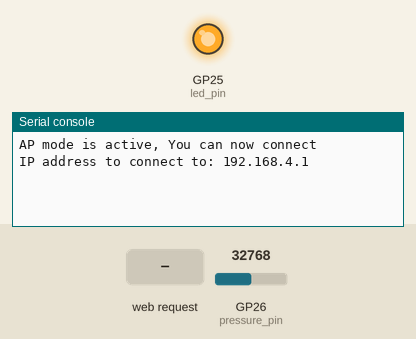
Recording of a program running on a simulated Raspberry Pi Pico running MicroPython. Shown: output pins drawn as LEDs (lit = HIGH), the last lines printed to the serial console. Inputs (shaded band) come from the test bench; at power-on: GP26 (pressure_pin) = 32768 (analog values on the 0–65535 scale). The board's own WiFi access point starts at once.

Above: at 1.2 s.
1.3 s: HTTP request GET /sensors? received
At 1.8 s:
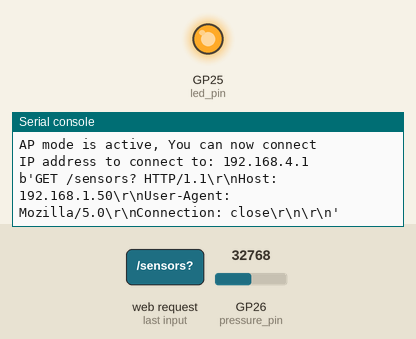
2.8 s: HTTP request GET /close received
At 4.0 s:
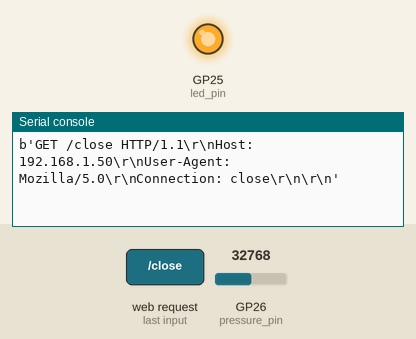
4.3 s: HTTP request GET / received
At 5.3 s:
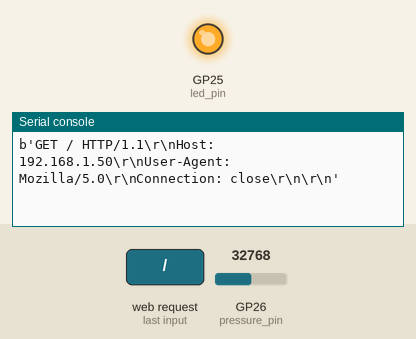

The program:

pico-pressure-single.py
```python
'''
    pico-pressure-single.py

    Reads and displays a single analog channel of data from sensor on Pin 26.

    Start running this file on the Pico 2W and then join the created network. The
    on-board LED should blink when the network is being set up and stay on when the
    set up is complete. The joining instructions will be printed in the REPL.

    Once joining the network and going to the IP address in a browser, a web page
    displaying the relative value of the pressure sensor and a button to
    shut down the server will be shown.

    The network ssid and password can be modified at the bottom of this file.
'''

import network
import socket
from time import sleep
from machine import ADC, Pin
import rp2
import sys
import json

# global variables for the pin with the on-board LED and sensor pin
led_pin = Pin("LED", Pin.OUT)
pressure_pin = ADC(Pin(26))
pressure_max = 65535

def webpage():
    '''
    Returns webpage to be served.
    '''
    html = """<!DOCTYPE html>
<html>
<head>
<title>Pico Pressure Single Channel</title>
</head>
<body>
<canvas id="myCanvas" width="900" height="500" style="border:1px solid black;">
Sorry, your browser does not support canvas.
</canvas>
<script>
let sensorData = "/sensors?";
fetch (sensorData)
.then(response => response.json())
.then(sensors => myDisplay(sensors));

function myDisplay(data) {
    const j = JSON.parse(data);
    document.getElementById("description").innerHTML = "test";
}

const canvas = document.getElementById("myCanvas");
const ctx = canvas.getContext("2d");
ctx.fillStyle = "rgb(60 255 0 / 50%)";
ctx.fillRect(10,10,880,480);
</script>


<h1>Single Channel Pressure Sensor</h1>
<p id="description">Pressure sensor is X</p>
<form action="./close">
    <input type="submit" value="Shut down server" />
</form>
</body>
</html>
         """
    return str(html)

def start_sensing():
    '''
    Starts up the sensing and calibrates the sensor reading. The
    sensor reading at start is taken to be the maximum value.
    '''
    return pressure_pin.read_u16()

def get_sensors():
    '''
    Returns json object of most recent sensor readings.
    '''
    # get current sensor value
    pressure_value = pressure_pin.read_u16()/pressure_max
    # create json serialisation
    sensors_json = json.dumps([{"sensor1": pressure_value }])
    return sensors_json

def serve(connection):
    '''
    Starts up the server for serving the webpage.
    '''
    # start with turning the LED on
    led_pin.on()

    # start a continous loop
    while True:
        # when a request is received
        client = connection.accept()[0]
        request = client.recv(1024)
        request = str(request)
        # print for debugging
        print(request)
        try:
            request = request.split()[1]
        except IndexError:
            pass
        if request == '/sensors?':
            data = get_sensors()
            client.send(data)
            client.close()
        elif request == '/close?':
            sys.exit()
        else:
            html = webpage()
            client.send(html)
            client.close()


def connect(ssid, password):
    '''
    Create access point.
    '''
    # set up the access with the given ssid and password
    ap = network.WLAN(network.AP_IF)
    ap.config(essid=ssid, password=password)
    ap.active(True)

    while ap.active() == False:
        print('Setting up connection...')
        time.sleep(0.5)
    print('AP mode is active, You can now connect')
    print('IP address to connect to: ' + ap.ifconfig()[0])
    # turn on LED
    led_pin.on()
    ap_ip = ap.ifconfig()[0]
    return ap_ip

def open_socket(ip):
    '''
    Opens a socket.
    '''
    # Open a socket
    address = (ip, 80)
    connection = socket.socket()
    connection.bind(address)
    # start listening to incoming on socket
    connection.listen(1)
    return connection


# set up LED and sensing
pressure_max = start_sensing()
# set up web server
# can change the network name and password below
ip = connect('Pico2W', 'password')
connection = open_socket(ip)
serve(connection)
```

Measured:
- after the input at 1.3 s, the serial console: prints a new line at once (image 1)
- after the input at 2.8 s, the serial console: prints a new line at once (image 2)
- after the input at 4.3 s, the serial console: prints a new line at once (image 3)
